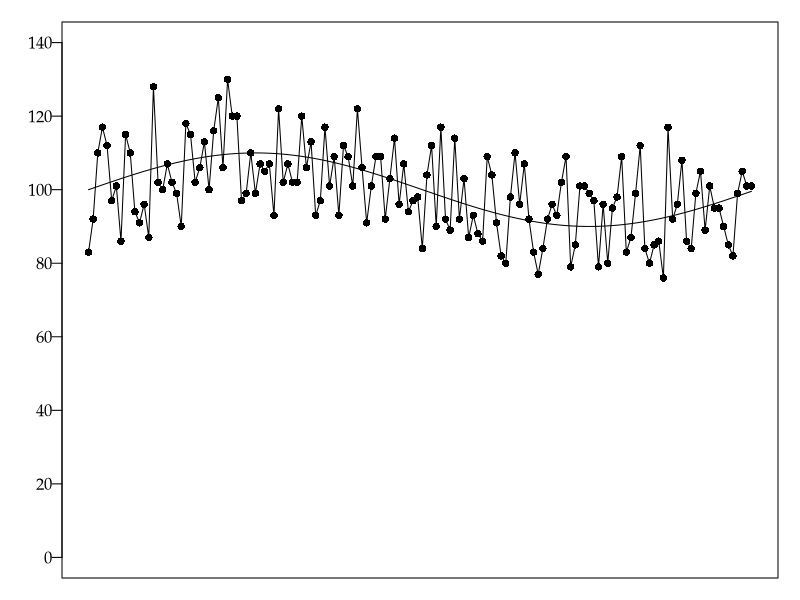

Reproduce this figure in R.
args = commandArgs()
basename = sub(".R$", "", sub("^--file=(.*/)?", "", args[grep("^--file=", args)]))
if (length(basename) != 0)
    quartz(type="pdf", file=paste0(basename, ".pdf"), width=7, height=3)
par(family="Palatino")
par(mgp=c(1.5,0.5,0)) # title and axis margins. default: c(3,1,0)
par(mar=c(1,3,1,1)+0.1) # bottom, left, top, right margins. default: c(5,4,4,2)+0.1
plot(0:143, rpois(144, 10*sin((0:143)/144*2*pi)+100), type="o", pch=16, ylim=c(0,140),
     xaxt="n", xlab="", ylab="", las=1)
curve(10*sin(x/144*2*pi)+100, add=TRUE)
dev.off()
